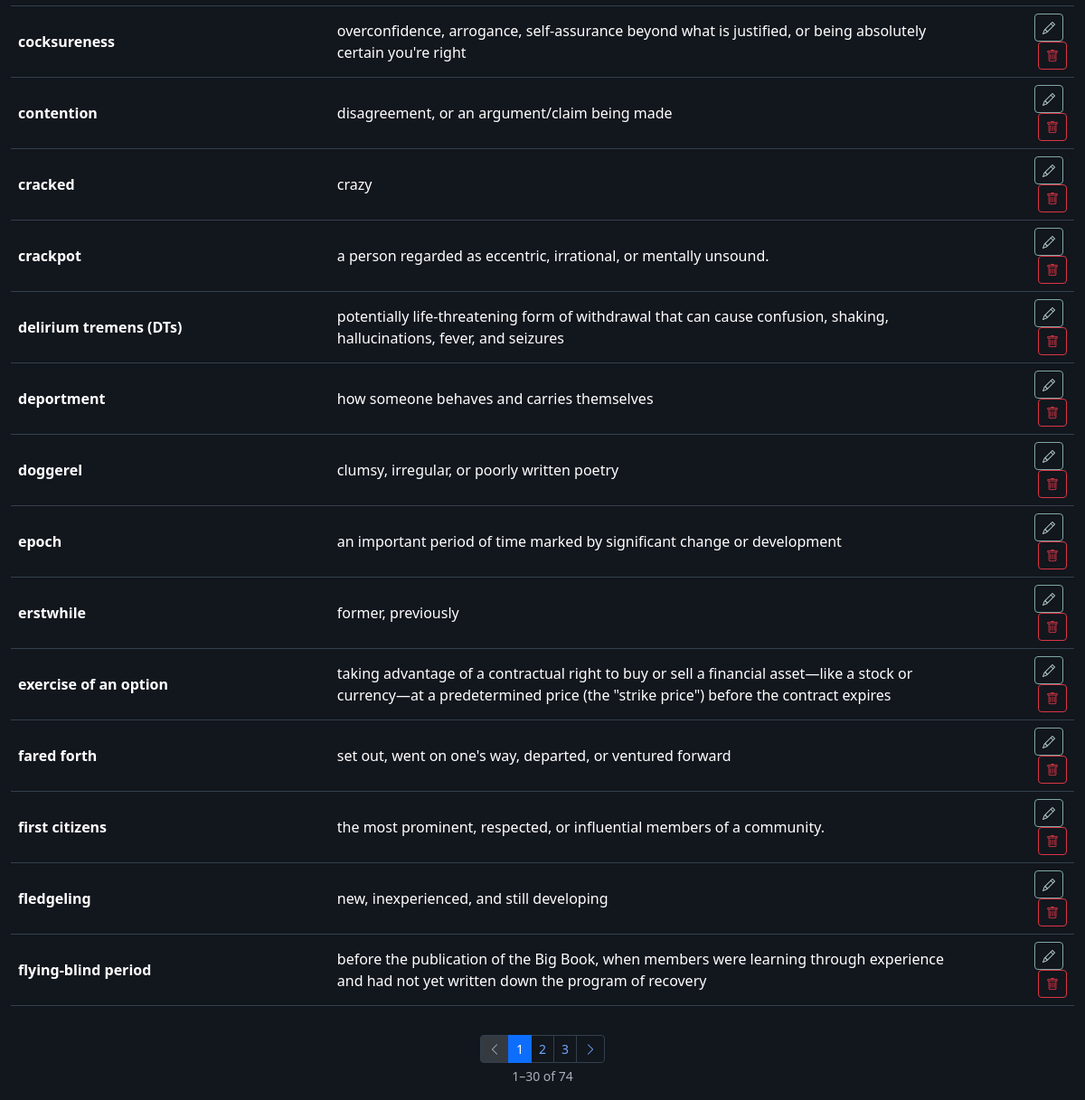
The page /dictionary (lower part) on the database as committed earlier.
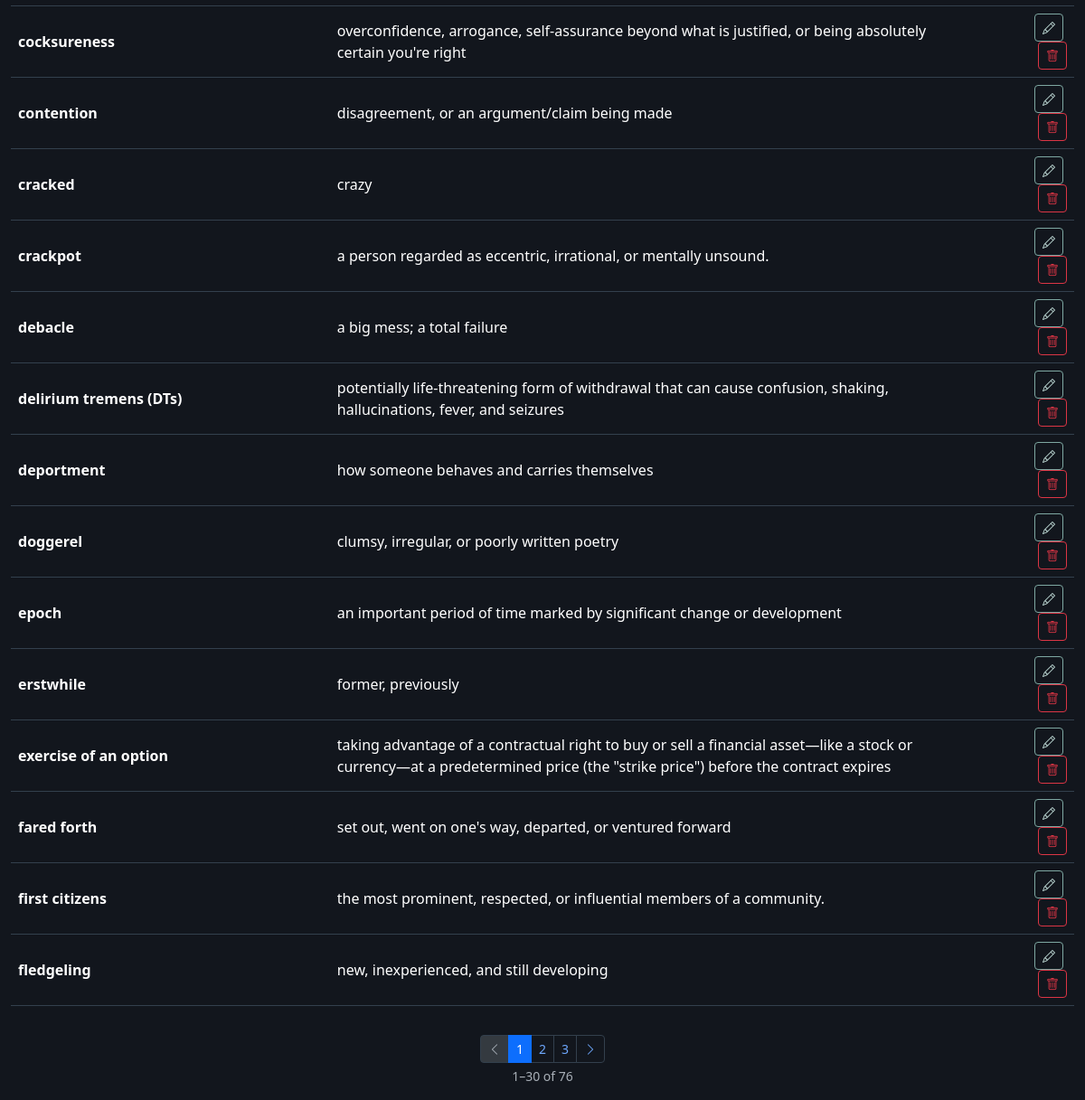
The same page on the database as committed later.
### app/models.py (models this page shows)
class Dictionary(db.Model):
    __tablename__ = 'dictionary'
    id = db.Column(db.Integer, primary_key=True)
    word_phrase = db.Column(db.String(500), nullable=False)
    meaning = db.Column(db.Text, nullable=False)
    notes = db.Column(db.Text)
    created_at = db.Column(db.DateTime, default=datetime.utcnow)
    locations = db.relationship('DictionaryLookup', backref='entry', lazy=True, cascade='all, delete-orphan')
    def to_dict(self):
        return {
            'id': self.id,
            'word_phrase': self.word_phrase,
            'meaning': self.meaning,
            'notes': self.notes,
            'created_at': self.created_at.isoformat() if self.created_at else None,
        }

### app/routes/main.py (the view)
@main_bp.route('/dictionary')
def dictionary():
    from ..models import Dictionary
    pg = request.args.get('pg', 1, type=int)
    search_q = request.args.get('q', '').strip()
    query = Dictionary.query.order_by(Dictionary.word_phrase)
    if search_q:
        like = f'%{search_q}%'
        query = query.filter(
            Dictionary.word_phrase.ilike(like) | Dictionary.meaning.ilike(like)
        )
    pagination = query.paginate(page=pg, per_page=30, error_out=False)
    return render_template('dictionary.html', theme=get_theme(), entries=pagination.items,
                           pagination=pagination, search_q=search_q)

### app/routes/main.py (called while the page is built)
def get_theme():
    s = Setting.query.filter_by(key='theme').first()
    return s.value

### app/templates/dictionary.html (shortened to what this page needs)
{% extends 'base.html' %}
{% from '_pagination.html' import render as paginate %}
{% block content %}
<div class="table-responsive">
  <table class="table table-hover align-middle" id="dictTable">
    <tbody>
      {% for e in entries %}
      <tr data-id="{{ e.id }}">
        <td class="fw-semibold">{{ e.word_phrase }}</td>
        <td>{{ e.meaning }}</td>
        <td class="text-muted small">{{ e.notes or '' }}</td>
        <td class="text-end">
          <button class="btn btn-sm btn-outline-primary me-1"
                  onclick="openDictModal({{ e.to_dict()|tojson }})">
            <i class="bi bi-pencil"></i>
          </button>
          <button class="btn btn-sm btn-outline-danger"
                  onclick="deleteDict({{ e.id }})">
            <i class="bi bi-trash"></i>
          </button>
        </td>
      </tr>
      {% else %}
      <tr><td colspan="4" class="text-muted text-center">No entries yet.</td></tr>
      {% endfor %}
    </tbody>
  </table>
</div>
{{ paginate(pagination, 'main.dictionary', extra_args={'q': search_q}) }}
{% endblock %}

Rows that differ between the two databases and show on the page:
no longer on this page (row unchanged): Dictionary: word_phrase "flying-blind period", meaning "before the publication of the Big Book, when members were learning through experience and had not yet written down the program of recovery"
added Dictionary: word_phrase "debacle", meaning "a big mess; a total failure"
Other text that changed with them:
{{ pagination.total }}: "74" → "76"
